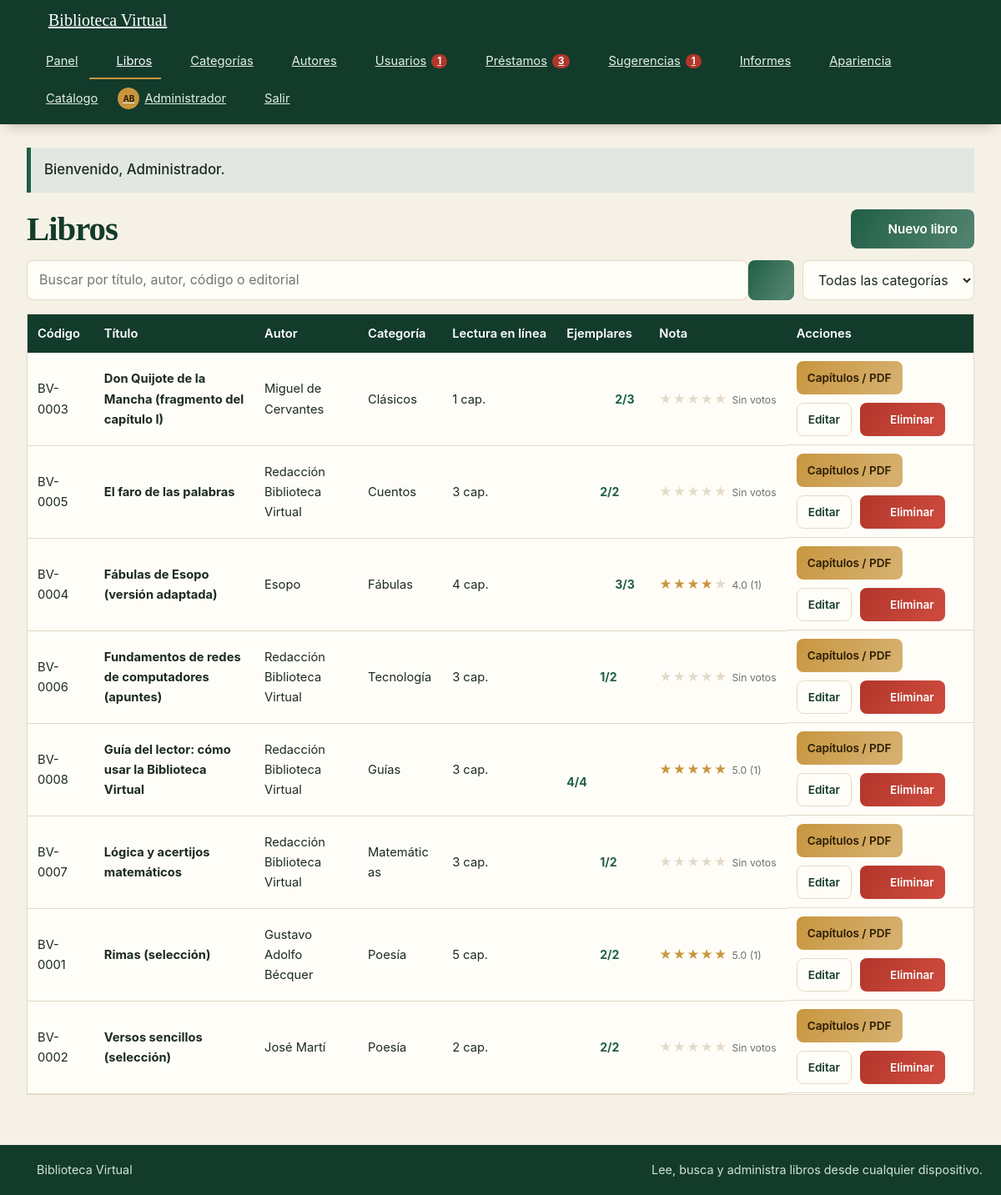
The app's page /libros.php (signed in) with its own data.
### tables this page shows
CREATE TABLE usuarios (
  id INT NOT NULL AUTO_INCREMENT,
  nombre VARCHAR(80) NOT NULL,
  apellido VARCHAR(80) NOT NULL,
  correo VARCHAR(120) NOT NULL,
  telefono VARCHAR(20) NOT NULL,
  fecha_nacimiento DATE NOT NULL,
  clave VARCHAR(255) NOT NULL,
  rol ENUM('admin','bibliotecario','lector') NOT NULL DEFAULT 'lector',
  activo TINYINT(1) NOT NULL DEFAULT 1,
  foto VARCHAR(80) DEFAULT NULL,
  tema ENUM('auto','claro','oscuro') NOT NULL DEFAULT 'auto',
  edad_editable TINYINT(1) NOT NULL DEFAULT 0,
  cambiar_clave TINYINT(1) NOT NULL DEFAULT 0,
  creado_en TIMESTAMP NOT NULL DEFAULT CURRENT_TIMESTAMP,
  PRIMARY KEY (id),
  UNIQUE KEY uq_usuarios_correo (correo)
);

CREATE TABLE libros (
  id INT NOT NULL AUTO_INCREMENT,
  codigo VARCHAR(30) NOT NULL,
  titulo VARCHAR(150) NOT NULL,
  autor_id INT NOT NULL,
  categoria_id INT NOT NULL,
  editorial VARCHAR(100) DEFAULT NULL,
  anio SMALLINT DEFAULT NULL,
  ejemplares INT NOT NULL DEFAULT 0,
  descripcion TEXT DEFAULT NULL,
  archivo VARCHAR(80) DEFAULT NULL,
  creado_en TIMESTAMP NOT NULL DEFAULT CURRENT_TIMESTAMP,
  PRIMARY KEY (id),
  UNIQUE KEY uq_libros_codigo (codigo),
  KEY idx_libros_titulo (titulo),
  KEY idx_libros_autor (autor_id),
  KEY idx_libros_categoria (categoria_id),
  CONSTRAINT fk_libros_autor FOREIGN KEY (autor_id) REFERENCES autores(id) ON DELETE RESTRICT,
  CONSTRAINT fk_libros_categoria FOREIGN KEY (categoria_id) REFERENCES categorias(id) ON DELETE RESTRICT
);

CREATE TABLE autores (
  id INT NOT NULL AUTO_INCREMENT,
  nombre VARCHAR(100) NOT NULL,
  nacionalidad VARCHAR(60) DEFAULT NULL,
  PRIMARY KEY (id),
  UNIQUE KEY uq_autores_nombre (nombre)
);

CREATE TABLE categorias (
  id INT NOT NULL AUTO_INCREMENT,
  nombre VARCHAR(60) NOT NULL,
  descripcion VARCHAR(200) DEFAULT NULL,
  PRIMARY KEY (id),
  UNIQUE KEY uq_categorias_nombre (nombre)
);

### libros.php (the view, shortened to what this page needs)
<?php
require_once 'seguridad.php';
exigir_admin();
$cn = db();
$q = trim(isset($_GET['q']) ? $_GET['q'] : '');
$donde = ' WHERE 1=1';
$tipos = '';
$params = array();
$filas = consulta($cn, 'SELECT l.id, l.codigo, l.titulo, l.anio, l.ejemplares, l.archivo, c.nombre AS categoria, a.nombre AS autor, ' . sql_disponibles('l') . ' AS disponibles, (SELECT COUNT(*) FROM capitulos cp WHERE cp.libro_id = l.id) AS caps, ' . sql_promedio('l') . ' AS promedio, ' . sql_votos('l') . ' AS votos FROM libros l JOIN autores a ON a.id = l.autor_id JOIN categorias c ON c.id = l.categoria_id' . $donde . ' ORDER BY l.titulo ASC', $tipos, $params);
require 'cabecera.php';
?>
<div class="seccion-titulo" style="margin-top:0"><h1>Libros</h1><a class="btn" href="libro_form.php"><?php echo icono('mas', 16); ?> Nuevo libro</a></div>
<form class="barra-acciones" method="get">
  <div class="buscar"><input type="search" name="q" value="<?php echo e($q); ?>" placeholder="Buscar por título, autor, código o editorial"><button class="btn" type="submit"><?php echo icono('buscar', 16); ?></button></div>
  <select name="categoria" style="width:auto" onchange="this.form.submit()"><option value="0">Todas las categorías</option></select>
</form>
<?php if (!count($filas)): ?><div class="vacio">No hay libros para mostrar.</div><?php else: ?>
<div class="tabla-wrap"><table>
  <thead><tr><th>Código</th><th>Título</th><th>Autor</th><th>Categoría</th><th>Lectura en línea</th><th>Ejemplares</th><th>Nota</th><th>Acciones</th></tr></thead>
  <tbody>
  <?php foreach ($filas as $f): ?>
    <tr>
      <td><?php echo e($f['codigo']); ?></td>
      <td><strong><?php echo e($f['titulo']); ?></strong></td>
      <td><?php echo e($f['autor']); ?></td>
      <td><?php echo e($f['categoria']); ?></td>
      <td><?php echo (int)$f['caps']; ?> cap.<?php echo $f['archivo'] ? ' + PDF' : ''; ?><?php if ((int)$f['caps'] === 0 && !$f['archivo']): ?> <span class="est est-rechazado">Sin contenido</span><?php endif; ?></td>
      <td><?php if ((int)$f['ejemplares'] > 0): ?><div class="stock <?php echo (int)$f['disponibles'] > 0 ? 'hay' : 'agotado'; ?>" style="margin:0"><?php echo iconos_ejemplares((int)$f['disponibles'], (int)$f['ejemplares']); ?><strong><?php echo (int)$f['disponibles']; ?>/<?php echo (int)$f['ejemplares']; ?></strong></div><?php else: ?>Solo en línea<?php endif; ?></td>
      <td><?php echo estrellas($f['promedio'], (int)$f['votos']); ?></td>
      <td class="acciones">
        <a class="btn btn-sm btn-oro" href="capitulos.php?libro=<?php echo (int)$f['id']; ?>">Capítulos / PDF</a>
        <a class="btn btn-sm btn-claro" href="libro_form.php?id=<?php echo (int)$f['id']; ?>">Editar</a>
        <form method="post" onsubmit="return confirm('¿Eliminar el libro <?php echo e(addslashes($f['titulo'])); ?>? También se borrarán sus capítulos, reseñas y registros de lectura.');"><?php echo campo_csrf(); ?><input type="hidden" name="id" value="<?php echo (int)$f['id']; ?>"><button class="btn btn-sm btn-peligro" type="submit"><?php echo icono('borrar', 15); ?> Eliminar</button></form>
      </td>
    </tr>
  <?php endforeach; ?>
  </tbody>
</table></div>
<?php endif; ?>
<?php require 'pie.php'; ?>

### seguridad.php (shortened to what this page needs)
<?php
function e($v) {
    return htmlspecialchars((string)$v, ENT_QUOTES, 'UTF-8');
}
function logueado() {
    return !empty($_SESSION['usuario_id']);
}
function consulta($cn, $sql, $tipos = '', $params = array()) {
    $st = $cn->prepare($sql);
    if ($tipos !== '') {
        $args = array($tipos);
        foreach ($params as $k => $v) { $args[] = &$params[$k]; }
        call_user_func_array(array($st, 'bind_param'), $args);
    }
    $st->execute();
    $filas = array();
    $meta = $st->result_metadata();
    if ($meta) {
        if (method_exists($st, 'get_result')) {
            $r = $st->get_result();
            while ($f = $r->fetch_assoc()) { $filas[] = $f; }
        }
    }
    return $filas;
}
function fila($cn, $sql, $tipos = '', $params = array()) {
    $f = consulta($cn, $sql, $tipos, $params);
    return $f ? $f[0] : null;
}
function valor($cn, $sql, $tipos = '', $params = array()) {
    $f = fila($cn, $sql, $tipos, $params);
    return reset($f);
}
function usuario_actual() {
    static $u = false;
    if ($u === false) {
        $u = null;
        if (logueado()) {
            $u = fila(db(), 'SELECT id, nombre, apellido, rol, activo, foto, tema, cambiar_clave FROM usuarios WHERE id = ?', 'i', array((int)$_SESSION['usuario_id']));
        }
    }
    return $u;
}
function exigir_login() {
    $u = usuario_actual();
}
function exigir_admin() {
    exigir_login();
}
function sql_disponibles($alias = 'l') {
    return '(' . $alias . ".ejemplares - (SELECT COUNT(*) FROM prestamos pd WHERE pd.libro_id = " . $alias . ".id AND pd.estado = 'Activo'))";
}
function sql_promedio($alias = 'l') {
    return '(SELECT ROUND(AVG(rs.puntuacion), 1) FROM resenas rs WHERE rs.libro_id = ' . $alias . '.id)';
}
function sql_votos($alias = 'l') {
    return '(SELECT COUNT(*) FROM resenas rv WHERE rv.libro_id = ' . $alias . '.id)';
}
function avatar_html($u, $tam = 34) {
    $nombre = isset($u['nombre']) ? $u['nombre'] : '?';
    $apellido = isset($u['apellido']) ? $u['apellido'] : '';
    $ini = mb_strtoupper(mb_substr($nombre, 0, 1) . mb_substr($apellido, 0, 1));
    return '<span class="avatar avatar-ini" style="width:' . (int)$tam . 'px;height:' . (int)$tam . 'px;font-size:' . (int)($tam * 0.4) . 'px">' . e($ini) . '</span>';
}
function estrellas($promedio, $votos = null) {
    $p = (float)$promedio;
    $html = '<span class="estrellas" title="' . ($votos === 0 ? 'Sin calificaciones' : number_format($p, 1) . ' de 5') . '">';
    for ($i = 1; $i <= 5; $i++) {
        $html .= '<span class="' . ($p >= $i - 0.25 ? 'llena' : ($p >= $i - 0.75 ? 'media' : 'vacia')) . '">★</span>';
    }
    if ($votos !== null) { $html .= ' <small>' . ($votos > 0 ? number_format($p, 1) . ' (' . (int)$votos . ')' : 'Sin votos') . '</small>'; }
    return $html . '</span>';
}
function icono($nombre, $tam = 18) {
    $trazo = isset($p[$nombre]) ? $p[$nombre] : $p['libro'];
    return '<svg class="ico" width="' . (int)$tam . '" height="' . (int)$tam . '" viewBox="0 0 24 24" fill="none" stroke="currentColor" stroke-width="2" stroke-linecap="round" stroke-linejoin="round" aria-hidden="true">' . $trazo . '</svg>';
}
function iconos_ejemplares($disp, $total) {
    $disp = max(0, (int)$disp);
    $total = max(0, (int)$total);
    $mostrar = min($total, 10);
    $html = '<span class="ejemplares-iconos" title="' . $disp . ' de ' . $total . ' ejemplares físicos disponibles">';
    for ($i = 1; $i <= $mostrar; $i++) {
        $html .= '<span class="ej ' . ($i <= $disp ? 'on' : 'off') . '">' . icono('libro', 16) . '</span>';
    }
    return $html . '</span>';
}

### records on screen
usuarios: ini "AB"
libros: codigo "BV-0003", titulo "Don Quijote de la Mancha (fragmento del capítulo I)", autor.nombre "Miguel de Cervantes", categoria.nombre "Clásicos", caps "1", $tam 16 (drawn), disponibles "2", ejemplares "3", shows "Sin votos", $tam 15 (drawn)
libros: codigo "BV-0005", titulo "El faro de las palabras", autor.nombre "Redacción Biblioteca Virtual", categoria.nombre "Cuentos", caps "3", $tam 16 (drawn), disponibles "2", ejemplares "2", shows "Sin votos", $tam 15 (drawn)
libros: codigo "BV-0004", titulo "Fábulas de Esopo (versión adaptada)", autor.nombre "Esopo", categoria.nombre "Fábulas", caps "4", $tam 16 (drawn), disponibles "3", ejemplares "3", p "4.0", votos "1", $tam 15 (drawn)
libros: codigo "BV-0006", titulo "Fundamentos de redes de computadores (apuntes)", autor.nombre "Redacción Biblioteca Virtual", categoria.nombre "Tecnología", caps "3", $tam 16 (drawn), disponibles "1", ejemplares "2", shows "Sin votos", $tam 15 (drawn)
libros: codigo "BV-0008", titulo "Guía del lector: cómo usar la Biblioteca Virtual", autor.nombre "Redacción Biblioteca Virtual", categoria.nombre "Guías", caps "3", $tam 16 (drawn), disponibles "4", ejemplares "4", p "5.0", votos "1", $tam 15 (drawn)
libros: codigo "BV-0007", titulo "Lógica y acertijos matemáticos", autor.nombre "Redacción Biblioteca Virtual", categoria.nombre "Matemáticas", caps "3", $tam 16 (drawn), disponibles "1", ejemplares "2", shows "Sin votos", $tam 15 (drawn)
libros: codigo "BV-0001", titulo "Rimas (selección)", autor.nombre "Gustavo Adolfo Bécquer", categoria.nombre "Poesía", caps "5", $tam 16 (drawn), disponibles "2", ejemplares "2", p "5.0", votos "1", $tam 15 (drawn)
libros: codigo "BV-0002", titulo "Versos sencillos (selección)", autor.nombre "José Martí", categoria.nombre "Poesía", caps "2", $tam 16 (drawn), disponibles "2", ejemplares "2", shows "Sin votos", $tam 15 (drawn)

### other values on screen
$cab_cfg['nombre_sitio'] "Biblioteca Virtual"
$cab_item[1] "Panel"
$cab_item[1] "Libros"
$cab_item[1] "Categorías"
$cab_item[1] "Autores"
$cab_item[1] "Usuarios"
$cab_item[4] "1"
$cab_item[1] "Préstamos"
$cab_item[4] "3"
$cab_item[1] "Sugerencias"
$cab_item[1] "Informes"
$cab_item[1] "Apariencia"
$cab_item[1] "Catálogo"
$_SESSION['nombre'] "Administrador"
$_SESSION['flash'][1] "Bienvenido, Administrador."
